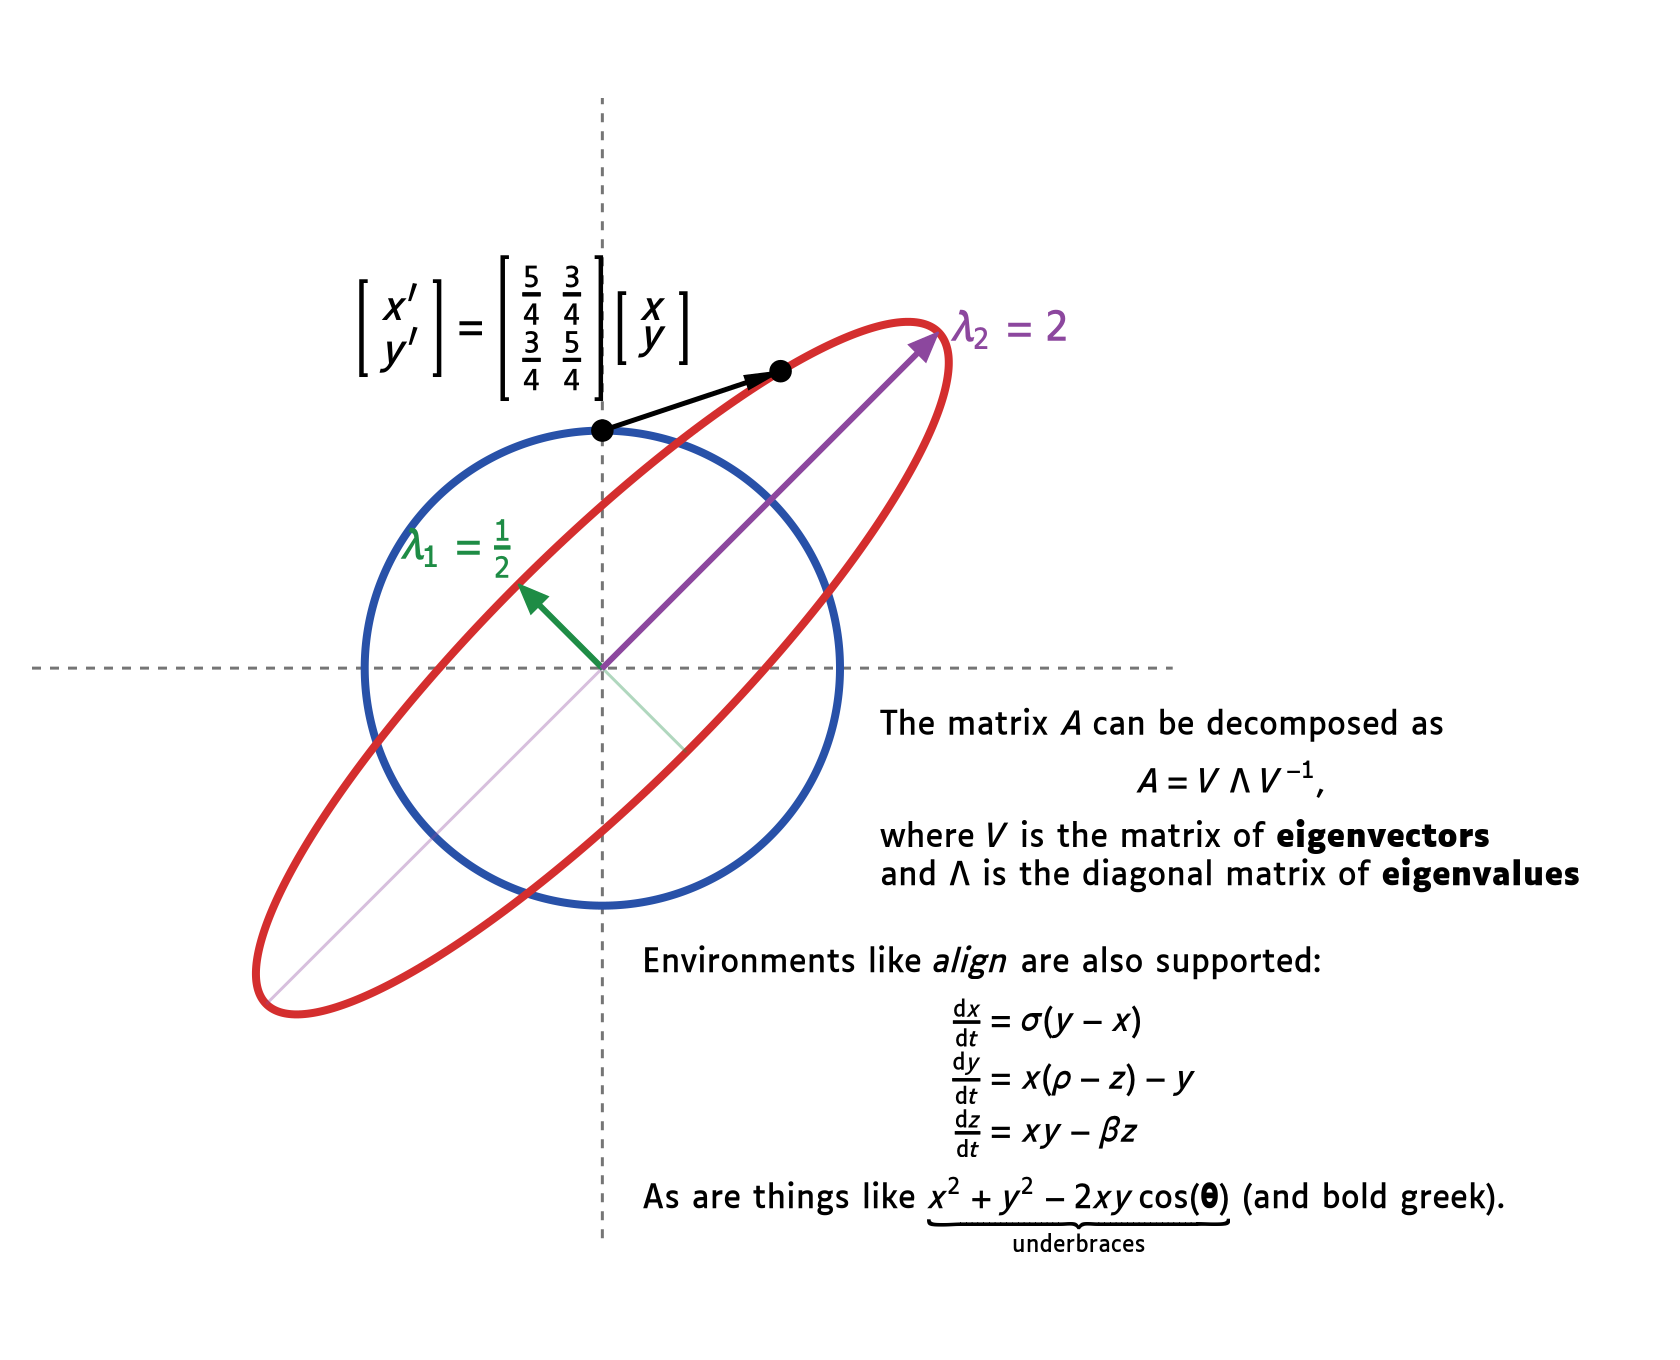

Reproduce this figure in Julia.
# Standalone demo: graphical interpretation of eigenvalues / eigenvectors.
#
# The blue circle is the unit circle.  The red curve is its image under a
# linear transformation A.  A general vector on the unit circle (black dot,
# top) is mapped by A to a vector on the ellipse (black dot, upper right);
# the arrow shows the action of A on that single vector.
#
# Run with the bundled examples environment:
#   julia --project=examples/ examples/eigen_demo.jl [out.png]
#
# This is a standalone scratch demo; not part of the package.

using CairoMakie
using LinearAlgebra
using TeXLayout
using LaTeXStrings

set_default_font_family!(:luciole)

# Transformation matrix — symmetric so the eigenvectors are
# orthogonal and the ellipse axes line up with them.
#   eigenvalues 2 (along [1, 1]) and 1/2 (along [1, -1])
A = [
    1.25 0.75;
    0.75 1.25
]

# Eigen-decomposition: λs are the eigenvalues, columns of V the (unit)
# eigenvectors.  Computed from A so this all updates if you change the matrix.
λs, V = eigen(A)

# Unit circle.
θ = range(0, 2π; length = 400)
circle = [cos.(θ)'; sin.(θ)']          # 2 × N
ellipse = A * circle                    # image under A

# A general sample vector and its image (the arrow in the figure).
v = [0.0, 1.0]
Av = A * v

fig = Figure(; size = (840, 680), backgroundcolor = :white)
ax = Axis(fig[1, 1]; aspect = DataAspect(), backgroundcolor = :white)
TeXLayout.set_default_layout_options!(; align = :left, display_align = :center)

# Clean page: hide the default decorations, keep only a light frame.
hidedecorations!(ax)
hidespines!(ax)

lim = 2.4
limits!(ax, -lim, lim + 2, -lim - 0.1, lim)

# Dashed coordinate axes through the origin.
axcol = (:gray40, 0.9)
lines!(ax, [-lim, lim], [0, 0]; color = axcol, linestyle = :dash, linewidth = 1.5)
lines!(ax, [0, 0], [-lim, lim]; color = axcol, linestyle = :dash, linewidth = 1.5)

# Unit circle (blue) and its image (red).
lines!(ax, circle[1, :], circle[2, :]; color = RGBf(0.16, 0.32, 0.66), linewidth = 4)
lines!(ax, ellipse[1, :], ellipse[2, :]; color = RGBf(0.83, 0.18, 0.18), linewidth = 4)

# Eigenvectors: for each, draw the unit eigenvector (lands on the blue circle)
# and its image A·v = λ·v (lands on the red ellipse).  Along an eigen-direction
# the transformation is a pure scaling by λ, so both arrows are collinear and
# the ellipse meets the circle's radial line stretched by exactly λ.
eigcols = [RGBf(0.12, 0.55, 0.27), RGBf(0.55, 0.28, 0.62)]   # one colour per eigenvector
(λs[1] ≈ 0.5 && λs[2] ≈ 2.0) || error("eigenvalues changed to $λs; update the λ labels in the figure")
for i in 1:length(λs)
    vi = V[:, i]
    vi = vi ./ hypot(vi...)             # unit eigenvector
    λ = λs[i]
    col = eigcols[mod1(i, length(eigcols))]

    # Eigen-axis: a thin guide line through the origin along the eigenvector.
    lines!(
        ax, [-λ * vi[1], λ * vi[1]], [-λ * vi[2], λ * vi[2]];
        color = (col, 0.35), linewidth = 1.5
    )

    # Image arrow (origin → λ·v) drawn first so the unit arrow sits on top.
    arrows2d!(
        ax, [0.0], [0.0], [λ * vi[1]], [λ * vi[2]];
        color = col, tipwidth = 13, tiplength = 15, shaftwidth = 3.0
    )
    if i == 1
        text!(
            ax, λ * vi[1], λ * vi[2];
            text = L"\lambda_1 = \tfrac{1}{2}", color = col, align = (:right, :bottom), fontsize = 20, offset = (-4, 0)
        )
    elseif i == 2
        text!(
            ax, λ * vi[1], λ * vi[2];
            text = L"\lambda_2 = 2", color = col, align = (:left, :center), fontsize = 20, offset = (6, 0)
        )
    end
end

# Sample vector and its image: dots + arrow between them.
scatter!(ax, [v[1], Av[1]], [v[2], Av[2]]; color = :black, markersize = 16)
arrows2d!(
    ax, [v[1]], [v[2]], [Av[1] - v[1]], [Av[2] - v[2]];
    color = :black, tipwidth = 8, tiplength = 18, minshaftlength = 0, shaftwidth = 2.5
)
text!(
    ax, (v[1] + Av[1]) / 2, (v[2] + Av[2]) / 2;
    text = L"\begin{bmatrix}x\prime\\y\prime\end{bmatrix} = \begin{bmatrix}\frac{5}{4}&\frac{3}{4}\\\frac{3}{4}&\frac{5}{4}\end{bmatrix}\begin{bmatrix}x\\y\end{bmatrix}",
    color = :black, align = (:right, :bottom), fontsize = 20, offset = (0, 0)
)

text!(
    ax, 1.0, 0.0; offset = (20, -20), fontsize = 16, align = (:left, :top),
    text = latexstring(
        raw"The matrix $A$ can be decomposed as" *
            raw"$$ A = V\thickspace\Lambda\thickspace V^{\thinspace -1},$$" *
            raw"where $V$ is the matrix of \textbf{eigenvectors}" *
            "\\\\" *
            raw"and $\Lambda$ is the diagonal matrix of \textbf{eigenvalues}"
    )
)
text!(
    ax, 0.0, -1.0; offset = (20, -20), fontsize = 16, align = (:left, :top),
    text = latexstring(
        raw"Environments like \emph{align} are also supported:" *
            raw"\begin{align}" *  # Lorenz equations
            raw"\tfrac{\mathrm{d}x}{\mathrm{d}t} &= \sigma(y-x)\\ " *
            raw"\tfrac{\mathrm{d}y}{\mathrm{d}t} &= x(\rho-z)-y\\ " *
            raw"\tfrac{\mathrm{d}z}{\mathrm{d}t} &= xy-\beta z" *
            raw"\end{align}" *
            raw"As are things like $\underbrace{x^2 + y^2 - 2xy\cos(\mathbf{\theta})}_\text{underbraces}$ (and bold greek)."
    )
)

out = isempty(ARGS) ? joinpath(@__DIR__, "eigen_demo.png") : ARGS[1]
save(out, fig)
println("wrote ", out)
